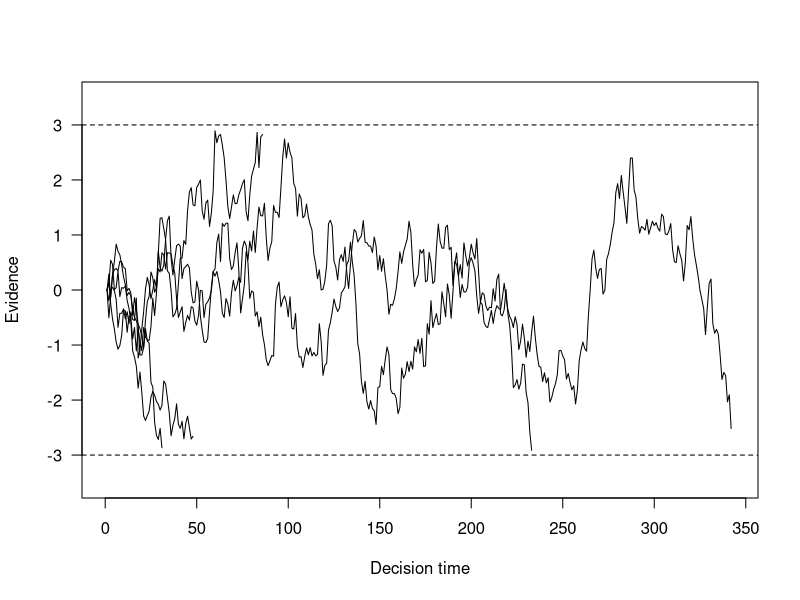
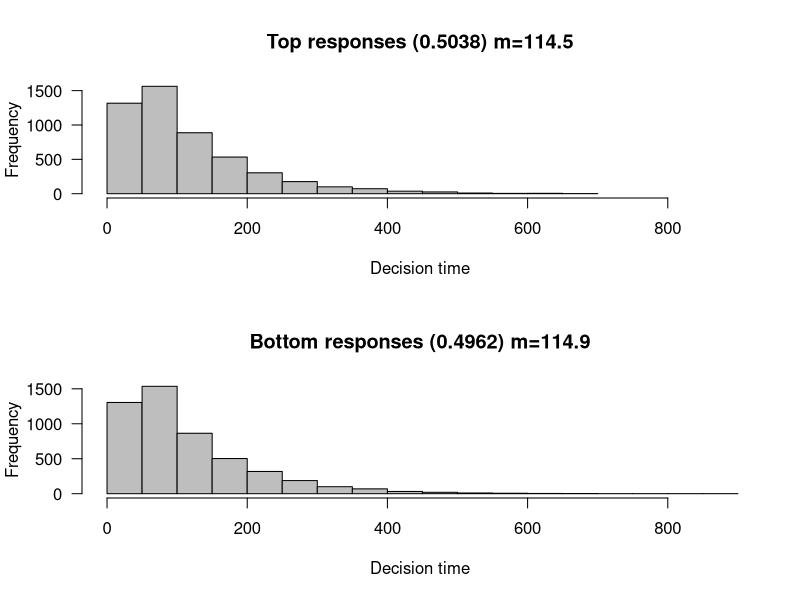

Generate these figures, in order, with R:
#-------------------#
# RANDOM WALK MODEL #
#-------------------#

nreps <- 10000
nsamples <- 2000

drift <- 0.0    # noninformative stimulus 
sdrw <- 0.3     # standard deviation of random walk (noise)
criterion <- 3  # response boundary

latencies <- rep(0,nreps) 
responses <- rep(0,nreps)
evidence <- matrix(0, nreps, nsamples+1) 
for (i in c(1:nreps)) { 
  evidence[i,] <- cumsum(c(0,rnorm(nsamples,drift,sdrw)))  
  p <-  which(abs(evidence[i,])>criterion)[1]               # first instance where evidence exceeds criterion
  responses[i] <- sign(evidence[i,p])                       # which boundary has been crossed
  latencies[i]  <- p                                        # at which sample did it cross?
}

#plot up to 5 random walk paths
x11()
tbpn <- min(nreps,5)
plot(1:max(latencies[1:tbpn])+10,type="n",las=1,
     ylim=c(-criterion-.5,criterion+.5),
     ylab="Evidence",xlab="Decision time")
for (i in c(1:tbpn)) {
  lines(evidence[i,1:(latencies[i]-1)])   
}
abline(h=c(criterion,-criterion),lty="dashed")  

x11()
#plot histograms of latencies
par(mfrow=c(2,1))
toprt <- latencies[responses>0]
topprop <- length(toprt)/nreps
hist(toprt,col="gray",
     xlab="Decision time", xlim=c(0,max(latencies)),
     main=paste("Top responses (",as.numeric(topprop),
          ") m=",as.character(signif(mean(toprt),4)),
          sep=""),las=1)
botrt <- latencies[responses<0]
botprop <- length(botrt)/nreps
hist(botrt,col="gray",
     xlab="Decision time",xlim=c(0,max(latencies)),
     main=paste("Bottom responses (",as.numeric(botprop),
          ") m=",as.character(signif(mean(botrt),4)),
          sep=""),las=1)

savePlot(filename = paste("rwRT",as.character(drift),".pdf",sep=""),
         type = "pdf", device = dev.cur(), restoreConsole = TRUE)

